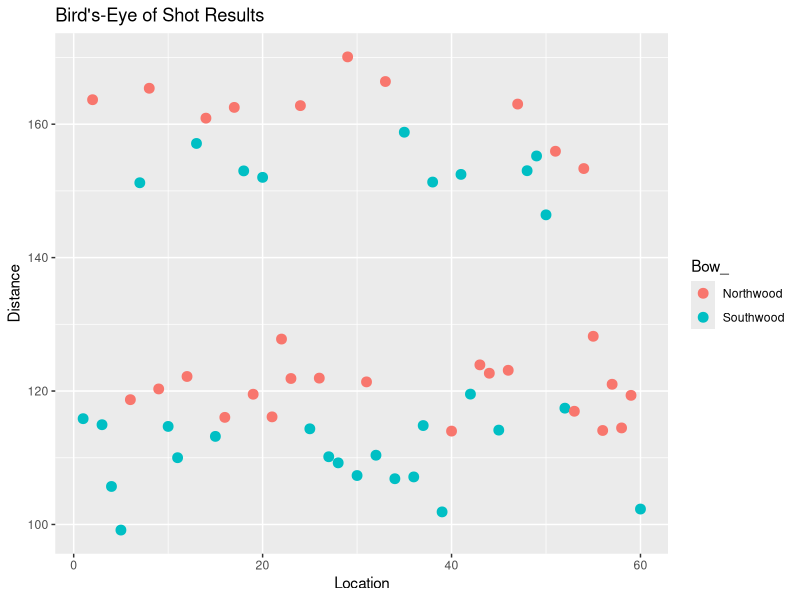
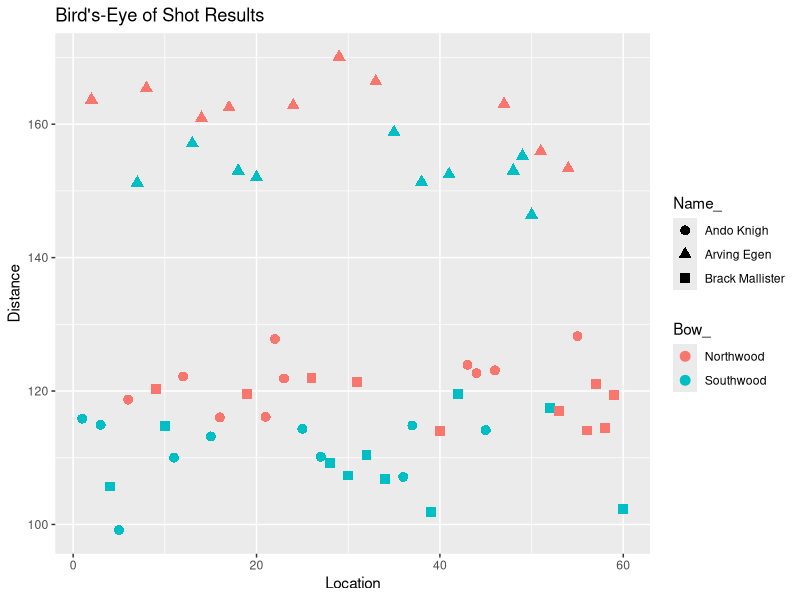

Write the R code that produced these figures, in order. (Note: this script raises an error after producing the figures.)
## ---- chunk 1
require(lme4)
require(ggplot2)
require(gridExtra)

# Population of archer effects
set.seed(12345)
sig_a <- 20
pop_size <- 1000
m_pop <- rnorm(pop_size, 0, sig_a)

# Loading Westeros names!
wnames <- unlist(readLines("male_westeros_names.txt"))

# archer data function
make_archer_data <- function (population, p, n, mu, sig_e, tau, shots = NULL) {
  
  # Preparing number of shots
  if (is.null(shots)) {
    shots <- rep(n * 2, p)
  }
  
  # Sample data
  r_pop <- sample(population, p)
  theta <- c(mu, tau, r_pop)
  intercept <- rep(1, sum(shots))
  bow <- unlist(lapply(shots, function (m) c(rep(1, m / 2), rep(0, m / 2))))
  m_mat <- diag(p)[rep(1:p, shots), ]
  X <- cbind(intercept, bow, m_mat)
  Y <- X %*% theta + rnorm(sum(shots), 0, sig_e)
  
  # Return data
  names <- sample(wnames, p)
  name_data <- rep(names, shots)
  bow_data <- unlist(lapply(shots, function (m) c(rep("Northwood", m / 2), rep("Southwood", m / 2))))
  dataMat <- data.frame("Distance_" = Y,
                        "Bow_" = bow_data,
                        "Name_" = name_data)
  effects <- r_pop
  names(effects) <- names
  return(list("Data" = dataMat, "Effects" = effects))
  
}

set.seed(1)
JaimeExp1 <- make_archer_data(m_pop, 3, 10, 150, 5, 10)
lme1 <- lmer(Distance_ ~ Bow_ + (1 | Name_), data = JaimeExp1$Data)
set.seed(2)
JaimeExp2 <- make_archer_data(m_pop, 50, 10, 150, 5, 10)
set.seed(3)
n.shots <- 2 * rpois(50, 5)
set.seed(3)
JaimeExp3 <- make_archer_data(m_pop, 50, 10, 150, 5, 10, shots = n.shots)
## ---- chunk 2
print(head(JaimeExp1$Data), digits = 2)
## ---- chunk 3
lm0 <- lm(Distance_ ~ Bow_, data = JaimeExp1$Data)
summary(lm0)
## ---- chunk 4
lm1 <- lm(Distance_ ~ Bow_ + Name_, data = JaimeExp1$Data)
summary(lm1)
## ---- chunk 5
rorder <- sample(1:nrow(JaimeExp1$Data))
bowData1 <- JaimeExp1$Data[rorder, ]
bowData1 <- cbind("Location" = 1:nrow(bowData1), bowData1)
p <- ggplot(bowData1, aes(Location, Distance_)) + 
  geom_point(aes(colour = Bow_), size = 3) + 
  ggtitle("Bird's-Eye of Shot Results") + ylab("Distance")
p
## ---- chunk 6

p <- ggplot(bowData1, aes(Location, Distance_)) + 
  geom_point(aes(shape = Name_, colour = Bow_), size = 3) + 
  ggtitle("Bird's-Eye of Shot Results") + ylab("Distance")
p
## ---- chunk 7
lm2 <- lm(Distance_ ~ Bow_ + Name_, data = JaimeExp2$Data)
summary(lm2)
## ---- chunk 8
lme2 <- lmer(Distance_ ~ Bow_ + (1 | Name_), data = JaimeExp2$Data)
## ---- chunk 9
VarCorr(lme2)
confint(lme2)[1:2, ]
## ---- chunk 10
make_click_data <- function (p, # Number of people to choose 
                             mu, # Baseline logit-probability of click 
                             tau, # Effect of new display
                             sig_a, # Variance of random effects
                             pois_mean, # Mean number of impressions
                             effects = NULL) { # In case you actually want to fix effects
  
  if (is.null(effects))
    effects <- rnorm(p, 0, sig_a)
  
  # Preparing design
  treat <- rbinom(p, 1, 0.5)
  treat_expos <- rpois(p, pois_mean * 0.5) + 1
  null_expos <- rpois(p, pois_mean * (1 - 0.5)) + 1
  id <- 1:p
  expos <- treat_expos + null_expos
  expos <- c(expos[!treat == 1], null_expos[treat == 1], treat_expos[treat == 1])
  id <- c(id[!treat == 1], rep(id[treat == 1], 2))
  treat <- c(treat[!treat == 1], rep(0, sum(treat)), rep(1, sum(treat)))
  means <- mu + treat * tau + effects[id]
  probs <- exp(means) / (1 + exp(means))
  
  # Getting response and making data matrix
  Y <- rbinom(length(probs), expos, probs)
  dataMat <- data.frame("clicks" = Y,
                        "expos" = expos,
                        "display" = treat,
                        "id" = as.factor(id))
  
  return(list("Data" = dataMat,
              "Effects" = effects))
  
}

# Make simulated data
set.seed(1)
CTR_Exp1 <- make_click_data(p = 1e3,
                            mu = -4.5,
                            tau = 0.5,
                            sig_a = 5,
                            pois_mean = 20)
## ---- chunk 11
CTRdata <- CTR_Exp1$Data
display_data <- head(CTR_Exp1$Data[sample(nrow(CTR_Exp1$Data)), ], 10)
display_data$display <- as.numeric(display_data$display) + 1
rownames(display_data) <- NULL
print(display_data)
## ---- chunk 12
# Changing the counts to proportions
CTRdata$clicks <- CTRdata$clicks / CTRdata$expos

# Analysis of the data
CTR_lme1 <- glmer(clicks ~ display + (1 | id), 
                  weights = expos,
                  data = CTRdata, 
                  family = binomial, 
                  control = glmerControl(optimizer = "bobyqa"),
                  nAGQ = 10)
## ---- chunk 13
summary(CTR_lme1)
## ---- chunk 14
# Extracting estimated fixed effects
fixef_hat <- fixef(CTR_lme1)
# Extracting estimated population sd:
siga_hat <- attr(VarCorr(CTR_lme1)[[1]], "stddev")
# Extracting tau confidence bounds from model
up_low <- confint(CTR_lme1)

# Making CI mat
full_mat <- cbind("Estimate" = c(fixef_hat, siga_hat), up_low[c(2:3, 1), ])
rownames(full_mat) <- c("Intercept", "Tau", "sig_a")
print(exp(full_mat) * 100, digits = 4)
## ---- chunk 15
suppressPackageStartupMessages(library(glmnet))
id.matrix <- sparse.model.matrix(~ CTRdata$id - 1)
Sparse.Data <- cbind(id.matrix, CTRdata$display)
weights <- CTRdata$expos
nclicks <- CTRdata$clicks * weights
y <- unname(cbind(weights - nclicks, nclicks))
set.seed(12345)
CTR_lasso <- cv.glmnet(Sparse.Data, y, family = "binomial")
## ---- chunk 16
set.seed(12345)
CTR_ridge <- cv.glmnet(Sparse.Data, y, family = "binomial", alpha = 0)
CTR_glm <- glm(y[ , 2:1] ~ display + id, data = CTRdata, family = "binomial")
## ---- chunk 17
effect_estimates <- c(tail(as.numeric(coef(CTR_lasso)), 1),
                      tail(as.numeric(coef(CTR_ridge)), 1),
                      head(as.numeric(coef(CTR_glm)), 2)[2])
names(effect_estimates) <- c("LASSO", "Ridge", "GLM")
print(effect_estimates)
## ---- chunk 18
user_effects <- CTR_Exp1$Effects
nsims <- 50
MSEP_mat <- matrix(0, 4, nsims)
rownames(MSEP_mat) <- c("GLMM", "LASSO", "Ridge", "GLM")
for (i in 1:nsims) {
  
  # Generating data
  new_CTR <- make_click_data(p = 1e3, 
                             mu = -4.5,
                             tau = 0.5,
                             sig_a = 5,
                             pois_mean = 20,
                             effects = user_effects)
  
  # Prepping LASSO data
  new_id.matrix <- sparse.model.matrix(~ new_CTR$Data$id - 1)
  new_Sparse.Data <- cBind(new_id.matrix, new_CTR$Data$display)
  
  # Getting y data
  new_weights <- new_CTR$Data$expos
  new_nclicks <- new_CTR$Data$clicks
  y_new <- unname(cbind(new_weights - new_nclicks, new_nclicks))
  
  calc_MSEP <- function (pred) {
    err0 <- pred^2 * y_new[ , 1]
    err1 <- (1 - pred)^2 * y_new[ , 2]
    return((sum(err0) + sum(err1)) / sum(new_weights))
  }
  
  # Calculating prediction logit means
  lme_pred <- predict(CTR_lme1, newdata = new_CTR$Data)
  lasso_pred <- predict(CTR_lasso, newx = new_Sparse.Data)
  ridge_pred <- predict(CTR_ridge, newx = new_Sparse.Data)
  glm_pred <- predict(CTR_glm, newdata = new_CTR$Data)
  
  # Calculating prediction probs
  lme_pred_probs <- exp(lme_pred) / (1 + exp(lme_pred))
  lasso_pred_probs <- exp(lasso_pred) / (1 + exp(lasso_pred))
  ridge_pred_probs <- exp(ridge_pred) / (1 + exp(ridge_pred))
  glm_pred_probs <- exp(glm_pred) / (1 + exp(glm_pred))
  
  # Calculating prediction probs
  prob_mat <- cbind(exp(lme_pred) / (1 + exp(lme_pred)),
                    exp(lasso_pred) / (1 + exp(lasso_pred)),
                    exp(ridge_pred) / (1 + exp(ridge_pred)),
                    exp(glm_pred) / (1 + exp(glm_pred)))
  
  MSEP_mat[ , i] <- unname(apply(prob_mat, 2, calc_MSEP))
  
}
## ---- chunk 19
require(microbenchmark)

ps <- seq(100, 2000, 100)
nsims <- 50

mean_MSEP <- matrix(0, 4, 20)
rownames(mean_MSEP) <- c("GLMM", "LASSO", "Ridge", "GLM")
sd_MSEP <- mean_MSEP
times <- mean_MSEP

for (k in 1:20) {
  
  #cat("Doing p =", ps[k], "\n")
  
  set.seed(1)
  CTR_Exp1 <- make_click_data(p = ps[k],
                              mu = -4.5,
                              tau = 0.5,
                              sig_a = 5,
                              pois_mean = 20)
  
  # Changing the counts to proportions
  CTR_Exp1$Data$clicks <- CTR_Exp1$Data$clicks / CTR_Exp1$Data$expos
  
  # Fitting LME
  timer <- get_nanotime()
  CTR_lme1 <- glmer(clicks ~ display + (1 | id), 
                    weights = expos,
                    data = CTR_Exp1$Data, 
                    family = binomial, 
                    control = glmerControl(optimizer = "bobyqa"),
                    nAGQ = 10)
  times["GLMM", k] <- get_nanotime() - timer
  
  timer <- get_nanotime()
  # Fitting LASSO
  library(glmnet)
  id.matrix <- sparse.model.matrix(~ CTR_Exp1$Data$id - 1)
  Sparse.Data <- cBind(id.matrix, CTR_Exp1$Data$display)
  weights <- CTR_Exp1$Data$expos
  nclicks <- CTR_Exp1$Data$clicks * weights
  y <- unname(cbind(weights - nclicks, nclicks))
  set.seed(12345)
  
  CTR_lasso <- cv.glmnet(Sparse.Data, y, family = "binomial")
  times["LASSO", k] <- get_nanotime() - timer
  
  # Fitting Ridge and GLM
  set.seed(12345)
  timer <- get_nanotime()
  CTR_ridge <- cv.glmnet(Sparse.Data, y, family = "binomial", alpha = 0)
  times["Ridge", k] <- get_nanotime() - timer
  timer <- get_nanotime()
  CTR_glm <- glm(y[ , 2:1] ~ display + id, data = CTR_Exp1$Data, family = "binomial")
  times["GLM", k] <- get_nanotime() - timer
  
  # MSEP storage unit
  user_effects <- CTR_Exp1$Effects
  nsims <- 50
  MSEP_mat <- matrix(0, 4, nsims)
  rownames(MSEP_mat) <- c("GLMM", "LASSO", "Ridge", "GLM")
  
  for (i in 1:nsims) {
    
    # Generating data
    set.seed(i)
    new_CTR <- make_click_data(p = ps[k], 
                               mu = -4.5,
                               tau = 0.5,
                               sig_a = 5,
                               pois_mean = 20,
                               effects = user_effects)
    
    # Prepping LASSO data
    new_id.matrix <- sparse.model.matrix(~ new_CTR$Data$id - 1)
    new_Sparse.Data <- cBind(new_id.matrix, new_CTR$Data$display)
    
    # Getting y data
    new_weights <- new_CTR$Data$expos
    new_nclicks <- new_CTR$Data$clicks
    y_new <- unname(cbind(new_weights - new_nclicks, new_nclicks))
    
    calc_MSEP <- function (pred) {
      err0 <- pred^2 * y_new[ , 1]
      err1 <- (1 - pred)^2 * y_new[ , 2]
      return((sum(err0) + sum(err1)) / sum(new_weights))
    }
    
    # Calculating prediction logit means
    lme_pred <- predict(CTR_lme1, newdata = new_CTR$Data)
    lasso_pred <- predict(CTR_lasso, newx = new_Sparse.Data)
    ridge_pred <- predict(CTR_ridge, newx = new_Sparse.Data)
    glm_pred <- predict(CTR_glm, newdata = new_CTR$Data)
    
    # Calculating prediction probs
    prob_mat <- cbind(exp(lme_pred) / (1 + exp(lme_pred)),
                      exp(lasso_pred) / (1 + exp(lasso_pred)),
                      exp(ridge_pred) / (1 + exp(ridge_pred)),
                      exp(glm_pred) / (1 + exp(glm_pred)))
    
    MSEP_mat[ , i] <- unname(apply(prob_mat, 2, calc_MSEP))
    
  }
  
  mean_MSEP[ , k] <- apply(MSEP_mat, 1, mean)
  sd_MSEP[ , k] <- apply(MSEP_mat, 1, sd)
  
}


group_MSEP <- rownames(mean_MSEP)[as.vector(row(mean_MSEP))]
p_MSEP <- as.vector(col(mean_MSEP))
p_MSEP <- ps[p_MSEP]
df <- data.frame("MSPE" = as.vector(mean_MSEP),
                 "Number of Users" = p_MSEP,
                 "se" = as.vector(sd_MSEP),
                 "Method" = group_MSEP)
limits <- aes(ymax = MSPE + se, ymin = MSPE - se)

p <- ggplot(df, aes(colour = Method, y = MSPE, x = Number.of.Users))
p1 <- p + geom_point() + geom_line(aes(group = Method)) + geom_errorbar(limits, width = 25) + 
  ggtitle("Mean Squared Prediction Error vs. # of Users")
time_df <- data.frame("Time" = log10(as.vector(times)),
                      "Number of Users" = p_MSEP,
                      "Method" = group_MSEP)
p2 <- ggplot(time_df, aes(colour = Method, y = Time, x = Number.of.Users))
p2 <- p2 + geom_point() + geom_line(aes(group = Method)) + 
  ggtitle("Fitting Runtime vs. # of Users")
grid.arrange(p1, p2, ncol = 2, widths = unit(c(15, 15), c("cm")))
